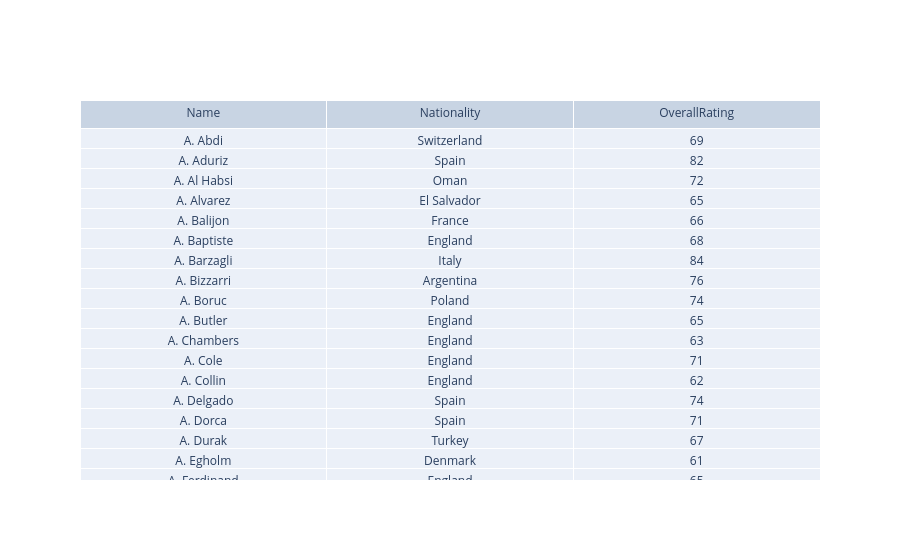

Notebook source saved alongside this figure:
### Code cell
tablefig.show()

### Figure 1 — Plotly figure (JSON) as saved in the notebook; plotly's stock layout.template omitted (floating-point values rounded to 4 significant figures; data arrays with more than 128 entries replaced by an {"elided": "..."} marker saying what was removed)
{"data": [{"cells": {"values": {"elided": "3x487 mixed values"}}, "header": {"values": ["Name", "Nationality", "OverallRating"]}, "type": "table"}], "layout": {}}
